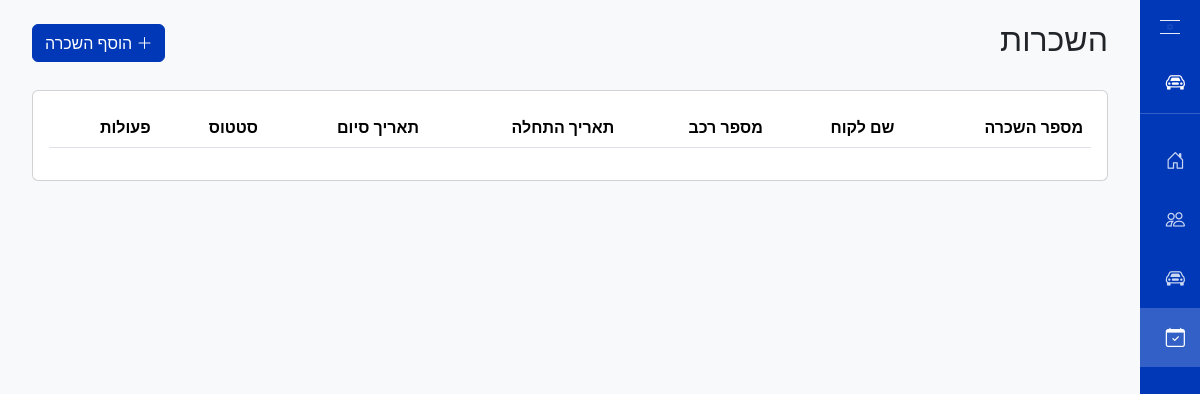
The page /rentals on the database as committed earlier.
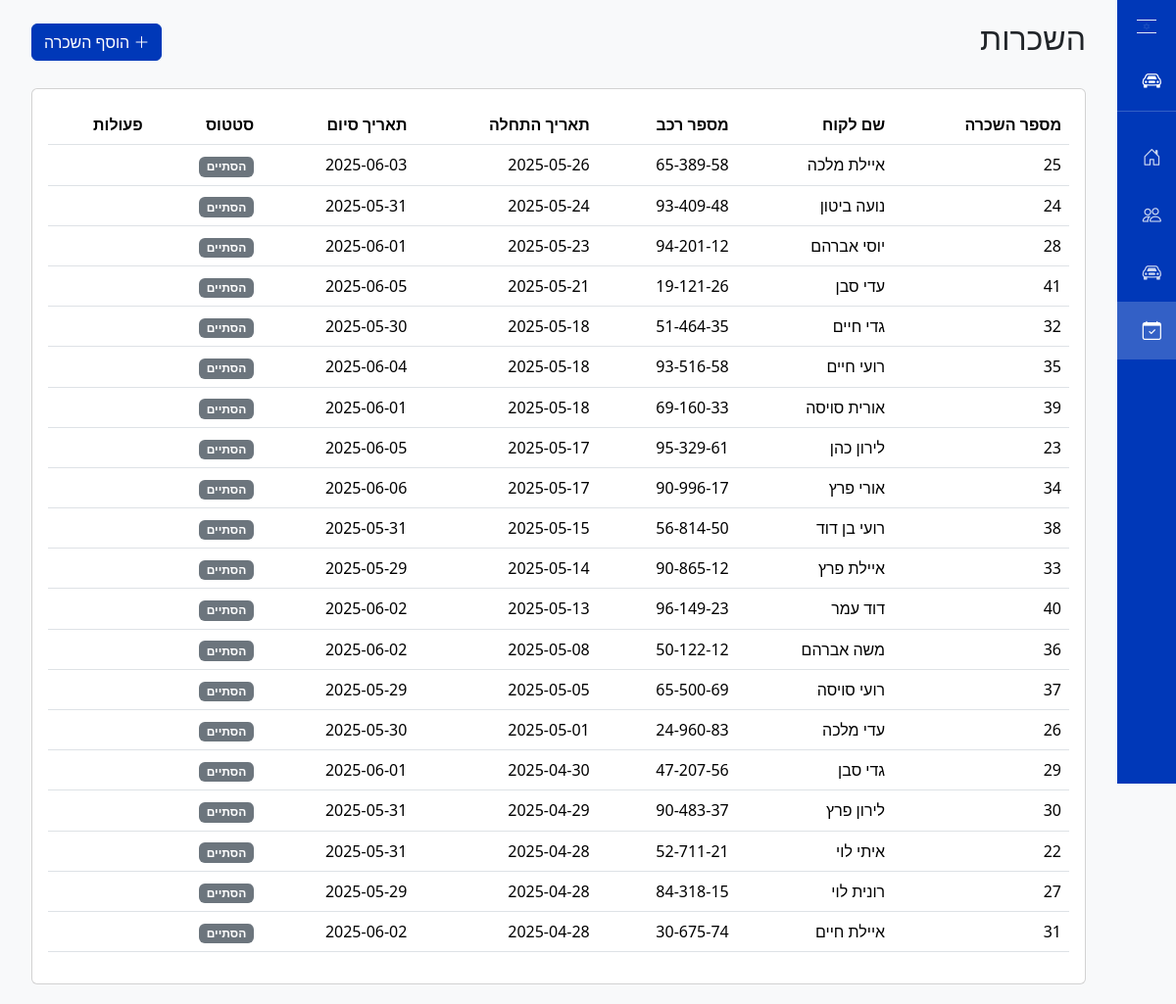
The same page on the database as committed later.
### tables this page shows
CREATE TABLE Rental (
            rentalId INTEGER PRIMARY KEY AUTOINCREMENT,
            customerId TEXT,
            vehicleId TEXT,
            startDate TEXT,
            endDate TEXT, total_price REAL, status TEXT DEFAULT 'active',
            FOREIGN KEY (customerId) REFERENCES Customer(id),
            FOREIGN KEY (vehicleId) REFERENCES Vehicle(licensePlate)
        );

CREATE TABLE Customer (
            id TEXT PRIMARY KEY,
            name TEXT NOT NULL,
            phone TEXT,
            email TEXT
        );

CREATE TABLE Vehicle (
            licensePlate TEXT PRIMARY KEY,
            brand TEXT,
            model TEXT,
            status TEXT DEFAULT 'available'
        , year INTEGER);

### app.py (the view)
@app.route('/rentals')
def rentals():
    rentals_list = get_rentals()
    today = date.today().isoformat()
    return render_template('rentals.html', rentals=rentals_list, today=today)

### app.py (called while the page is built)
def get_rentals():
    conn = sqlite3.connect("rental_system.db")
    c = conn.cursor()
    c.execute("""
        SELECT r.rentalId, c.name, v.licensePlate, r.startDate, r.endDate
        FROM Rental r
        JOIN Customer c ON r.customerId = c.id
        JOIN Vehicle v ON r.vehicleId = v.licensePlate
        ORDER BY r.startDate DESC
    """)
    rentals = c.fetchall()
    conn.close()
    return rentals

### templates/rentals.html (shortened to what this page needs)
{% extends "layout.html" %}
{% block content %}
<div class="row mb-4">
    <div class="col-12">
        <div class="d-flex justify-content-between align-items-center">
            <h2>השכרות</h2>
            <button type="button" class="btn btn-primary" data-bs-toggle="modal" data-bs-target="#addRentalModal">
                <i class="bi bi-plus-lg"></i> הוסף השכרה
            </button>
        </div>
    </div>
</div>
<div class="row">
    <div class="col-12">
        <div class="card">
            <div class="card-body">
                <div class="table-responsive">
                    <table class="table">
                        <thead>
                            <tr>
                                <th>מספר השכרה</th>
                                <th>שם לקוח</th>
                                <th>מספר רכב</th>
                                <th>תאריך התחלה</th>
                                <th>תאריך סיום</th>
                                <th>סטטוס</th>
                                <th>פעולות</th>
                            </tr>
                        </thead>
                        <tbody>
                            {% for rental in rentals %}
                            <tr>
                                <td>{{ rental[0] }}</td>
                                <td>{{ rental[1] }}</td>
                                <td>{{ rental[2] }}</td>
                                <td>{{ rental[3] }}</td>
                                <td>{{ rental[4] }}</td>
                                <td>
                                    <span class="badge {% if rental[4] >= today %}bg-success{% else %}bg-secondary{% endif %}">
                                        {{ 'פעיל' if rental[4] >= today else 'הסתיים' }}
                                    </span>
                                </td>
                                <td>
                                </td>
                            </tr>
                            {% endfor %}
                        </tbody>
                    </table>
                </div>
            </div>
        </div>
    </div>
</div>
{% endblock %}

Rows that differ between the two databases and show on the page:
added Rental: rentalId "25", name "איילת מלכה", licensePlate "65-389-58", startDate "2025-05-26", endDate "2025-06-03", endDate "הסתיים"
added Rental: rentalId "24", name "נועה ביטון", licensePlate "93-409-48", startDate "2025-05-24", endDate "2025-05-31", endDate "הסתיים"
added Rental: rentalId "28", name "יוסי אברהם", licensePlate "94-201-12", startDate "2025-05-23", endDate "2025-06-01", endDate "הסתיים"
added Rental: rentalId "41", name "עדי סבן", licensePlate "19-121-26", startDate "2025-05-21", endDate "2025-06-05", endDate "הסתיים"
added Rental: rentalId "32", name "גדי חיים", licensePlate "51-464-35", startDate "2025-05-18", endDate "2025-05-30", endDate "הסתיים"
added Rental: rentalId "35", name "רועי חיים", licensePlate "93-516-58", startDate "2025-05-18", endDate "2025-06-04", endDate "הסתיים"
added Rental: rentalId "39", name "אורית סויסה", licensePlate "69-160-33", startDate "2025-05-18", endDate "2025-06-01", endDate "הסתיים"
added Rental: rentalId "23", name "לירון כהן", licensePlate "95-329-61", startDate "2025-05-17", endDate "2025-06-05", endDate "הסתיים"
added Rental: rentalId "34", name "אורי פרץ", licensePlate "90-996-17", startDate "2025-05-17", endDate "2025-06-06", endDate "הסתיים"
added Rental: rentalId "38", name "רועי בן דוד", licensePlate "56-814-50", startDate "2025-05-15", endDate "2025-05-31", endDate "הסתיים"
added Rental: rentalId "33", name "איילת פרץ", licensePlate "90-865-12", startDate "2025-05-14", endDate "2025-05-29", endDate "הסתיים"
added Rental: rentalId "40", name "דוד עמר", licensePlate "96-149-23", startDate "2025-05-13", endDate "2025-06-02", endDate "הסתיים"
added Rental: rentalId "36", name "משה אברהם", licensePlate "50-122-12", startDate "2025-05-08", endDate "2025-06-02", endDate "הסתיים"
added Rental: rentalId "37", name "רועי סויסה", licensePlate "65-500-69", startDate "2025-05-05", endDate "2025-05-29", endDate "הסתיים"
added Rental: rentalId "26", name "עדי מלכה", licensePlate "24-960-83", startDate "2025-05-01", endDate "2025-05-30", endDate "הסתיים"
added Rental: rentalId "29", name "גדי סבן", licensePlate "47-207-56", startDate "2025-04-30", endDate "2025-06-01", endDate "הסתיים"
added Rental: rentalId "30", name "לירון פרץ", licensePlate "90-483-37", startDate "2025-04-29", endDate "2025-05-31", endDate "הסתיים"
added Rental: rentalId "22", name "איתי לוי", licensePlate "52-711-21", startDate "2025-04-28", endDate "2025-05-31", endDate "הסתיים"
added Rental: rentalId "27", name "רונית לוי", licensePlate "84-318-15", startDate "2025-04-28", endDate "2025-05-29", endDate "הסתיים"
added Rental: rentalId "31", name "איילת חיים", licensePlate "30-675-74", startDate "2025-04-28", endDate "2025-06-02", endDate "הסתיים"
